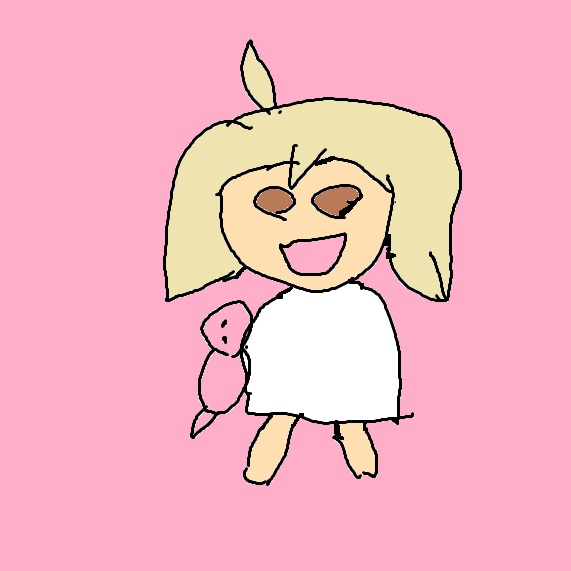
#> input picture user_query/origin_query/userquery01/01.jpg, 571 x 571 px, found by its file name
$ python resize_all.py origin_query/userquery01
#> lines starting #> are read from the running program, lines starting #| are printed output that depends on the picture
import cv2
import argparse
import os
import numpy
import sys
import subprocess

parser = argparse.ArgumentParser(
    description='Resize all the images')
parser.add_argument('directory', help='Path to original image file')
args = parser.parse_args()

def cmd(cmd):
    return subprocess.getoutput(cmd)

if __name__ == '__main__':
    cmd('mkdir query')

    directories = cmd('ls '+args.directory)
    D = directories.splitlines()

    for d in D:
        print(d)
        cmd('mkdir query/'+d)

        dirs = cmd('ls '+args.directory+'/'+d)
        images = dirs.splitlines()

        for i in images:
            target_shape = (256, 256)

            imgpath = args.directory+'/'+d+'/'+i

            img = cv2.imread(imgpath)
#> img is the input picture: shape (571, 571, 3); mean B, G, R 194.2, 180.1, 244.4
            height, width, depth = img.shape
#> height = 571; width = 571; depth = 3
            output_side_length=256
            new_height = output_side_length
            new_width = output_side_length
            if height > width:
                new_height = output_side_length * height / width
            else:
                new_width = output_side_length * width / height
#> new_width = 256
            resized_img = cv2.resize(img, (int(new_width), int(new_height)))
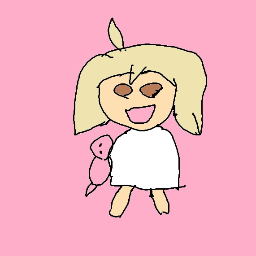
#> resized_img: shape (256, 256, 3); mean B, G, R 194.1, 180, 244.4
            height_offset = (new_height - output_side_length) / 2
            width_offset = (new_width - output_side_length) / 2
#> width_offset = 0
            cropped_img = resized_img[int(height_offset):int(height_offset + output_side_length),
            int(width_offset):int(width_offset + output_side_length)]

            cv2.imwrite('query/'+d+'/'+i+".jpg", cropped_img)
#> pass 2 of the loop `for d in D:`:
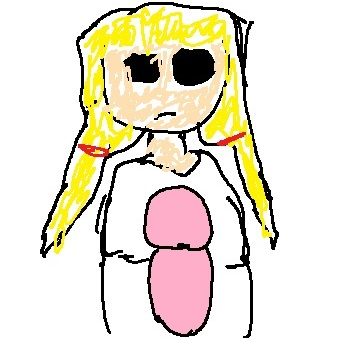
#> input picture user_query/origin_query/userquery01/02.jpg, 345 x 338 px, found by its file name
#> img is the input picture: shape (338, 345, 3); mean B, G, R 208.4, 223.9, 231.2
#> `resized_img = cv2.resize(img, (int(new_width), int(new_height)))`:
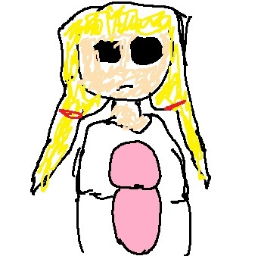
#> resized_img: shape (256, 261, 3); mean B, G, R 208.4, 223.8, 231.2
#> `cropped_img = resized_img[int(height_offset):int(height_offset + outpu..`:
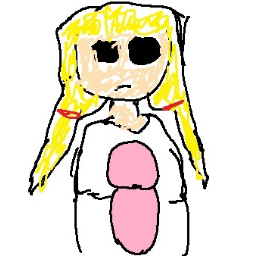
#> cropped_img: shape (256, 256, 3); mean B, G, R 207.4, 223.2, 230.7
